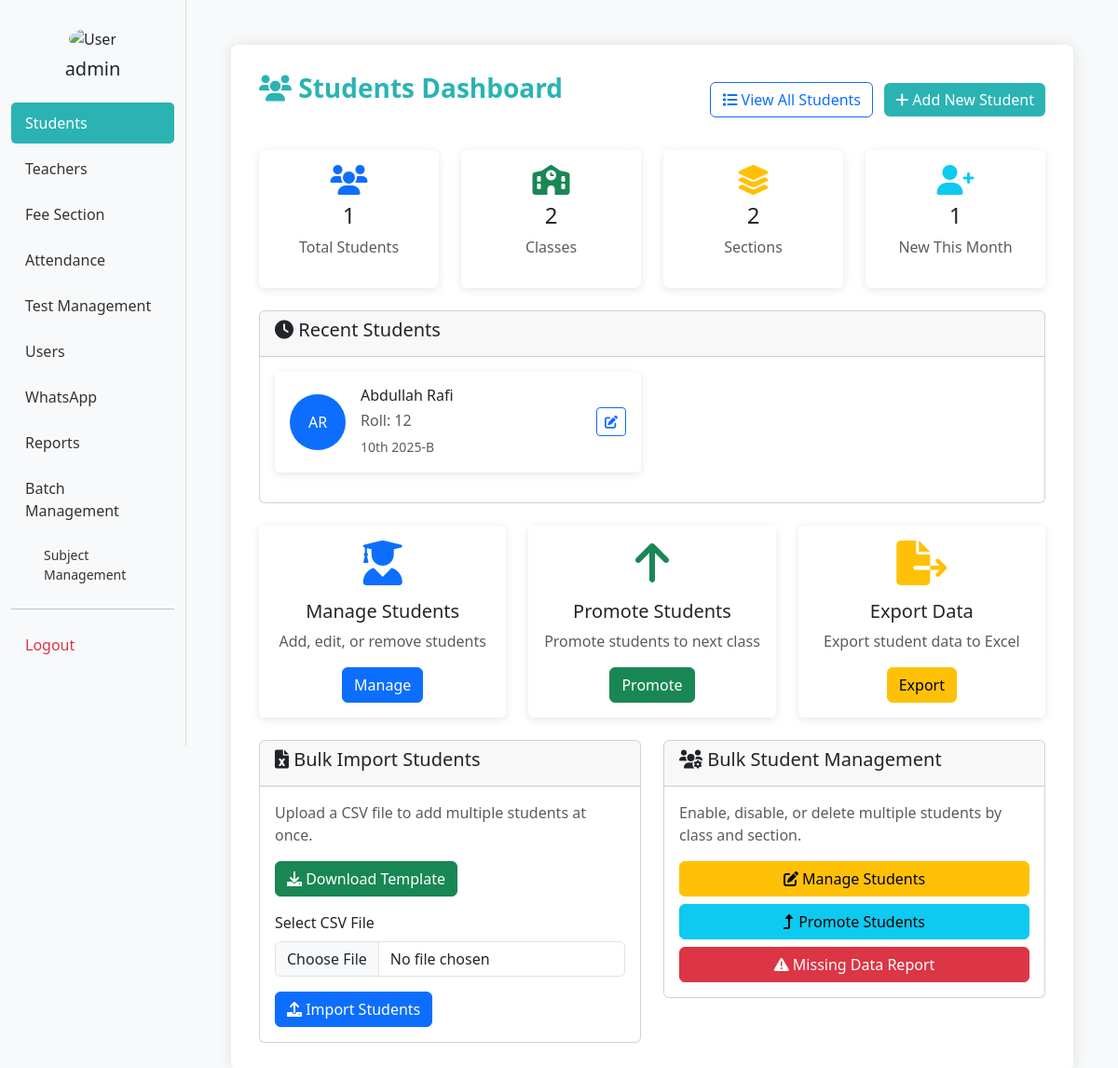
The page /student/ (signed in) on the database as committed earlier.
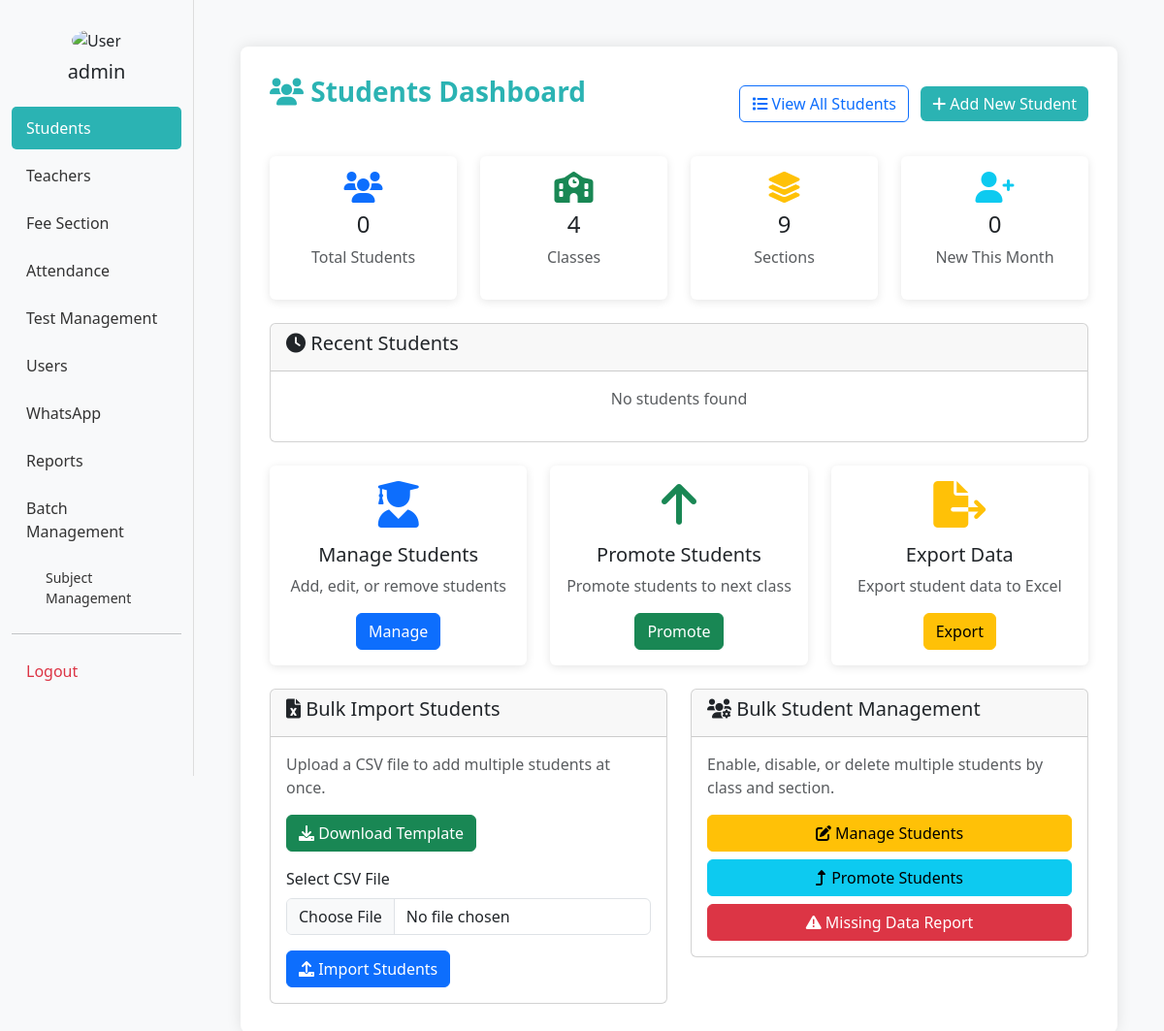
The same page on the database as committed later.
### bri/models.py (models this page shows, shortened)
class Student(models.Model):
    username = models.OneToOneField(Username, on_delete=models.CASCADE, related_name='student_profile')
    std_fname = models.CharField(max_length=20)
    std_lname = models.CharField(max_length=20)
    std_dob = models.DateField()
    std_roll = models.CharField(max_length=20)
    std_class = models.ForeignKey(Class, on_delete=models.CASCADE)
    guardian_name = models.CharField(max_length=100, blank=True)
    guardian_contact1 = PhoneNumberField(blank=True, null=True)
    guardian_contact2 = PhoneNumberField(blank=True, null=True)
    address = models.TextField(blank=True, null=True)
    std_section = models.ForeignKey(Section, on_delete=models.CASCADE, null=True, blank=True)
    gender = models.CharField(max_length=10)
    discount_amount = models.IntegerField(help_text="Discount amount in PKR")
    is_active = models.BooleanField(default=True)
    profile_picture = models.ImageField(upload_to='student_pics/', blank=True, null=True)
    bform = models.CharField(max_length=20, blank=True, null=True)
    created_at = models.DateTimeField(auto_now_add=True)
    class Meta:
        unique_together = ('std_class', 'std_roll')

class Class(models.Model):
    class_name = models.CharField(max_length=15)
    is_active = models.BooleanField(default=True)
    order = models.IntegerField(default=0)
    class Meta:
        ordering = ['order', 'class_name']

class Section(models.Model):
    std_section = models.CharField(max_length=10)
    class_name = models.ForeignKey(Class, on_delete=models.CASCADE, related_name="sections")
    is_active = models.BooleanField(default=True)
    order = models.IntegerField(default=0)
    class Meta:
        ordering = ['order', 'std_section']

### bri/views.py (the view, shortened to what this page needs)
# urls.py: path('student/', views.studentss, name='studentss'),  # Add student
@admin_required
def studentss(request):
    from django.utils import timezone
    print("user_id:", request.session.get('user_id'))
    print("user_role:", request.session.get('user_role'))
    classes = Class.objects.all()
    sections = Section.objects.all()
    total_students = Student.objects.filter(is_active=True).count()
    total_classes = Class.objects.count()
    total_sections = Section.objects.count()
    current_month = timezone.now().month
    current_year = timezone.now().year
    new_admissions = Student.objects.filter(
        is_active=True,
        created_at__month=current_month,
        created_at__year=current_year
    ).count()
    recent_students = Student.objects.filter(is_active=True).order_by('-created_at')[:10]
    students_with_missing_data = []
    all_students = Student.objects.filter(is_active=True).select_related('std_class', 'std_section')
    for student in all_students:
        missing_fields = []
        if not student.guardian_name or student.guardian_name.strip() == '': missing_fields.append('Guardian Name')
        if not student.guardian_contact1 or str(student.guardian_contact1).strip() == '': missing_fields.append('Contact 1')
        if not student.guardian_contact2 or str(student.guardian_contact2).strip() == '': missing_fields.append('Contact 2')
        if not student.address or student.address.strip() == '': missing_fields.append('Address')
        if not student.std_dob or student.std_dob.year == 2000: missing_fields.append('Date of Birth')
        if not student.bform or student.bform.strip() == '': missing_fields.append('B-Form')
        if not hasattr(student, 'profile_picture') or not student.profile_picture: missing_fields.append('Profile Picture')
        if missing_fields:
            contact = None
            if student.guardian_contact1 and str(student.guardian_contact1).strip():
                contact = str(student.guardian_contact1)
            elif student.guardian_contact2 and str(student.guardian_contact2).strip():
                contact = str(student.guardian_contact2)
            students_with_missing_data.append({
                'id': student.id,
                'name': f'{student.std_fname} {student.std_lname}',
                'roll': student.std_roll,
                'class': student.std_class.class_name,
                'section': student.std_section.std_section if student.std_section else 'N/A',
                'missing_fields': missing_fields,
                'contact': contact
            })
    context = {
        'classes': classes,
        'sections': sections,
        'form_data': {},
        'total_students': total_students,
        'total_classes': total_classes,
        'total_sections': total_sections,
        'new_admissions': new_admissions,
        'recent_students': recent_students,
        'students_with_missing_data': students_with_missing_data,
    }
    return render(request, 'students.html', context)

### bri/views.py (called while the page is built)
def admin_required(view_func):
    @wraps(view_func)
    def wrapper(request, *args, **kwargs):
        user_id = request.session.get('user_id')
        user_role = request.session.get('user_role')
        print(f"Admin check - user_id: {user_id}, user_role: {user_role}")
        if not user_id or user_role != 'admin':
            messages.error(request, "You need admin access to view this page.")
            return redirect('admin_dashboard')
        return view_func(request, *args, **kwargs)
    return wrapper

### bri/templates/students.html (shortened to what the changed rows need)
<!DOCTYPE html>
<html lang="en">
<head>
  <link href="https://cdn.jsdelivr.net/npm/bootstrap@5.3.0/dist/css/bootstrap.min.css" rel="stylesheet" />
  <link href="https://cdnjs.cloudflare.com/ajax/libs/font-awesome/6.0.0/css/all.min.css" rel="stylesheet">
</head>
<body>
  <div class="container-fluid">
    <div class="row">
          {% load static %}
      <div class="col-md-10 p-5">
        <div class="form-section">
          <div class="row mb-4">
            <div class="col-md-3">
              <div class="card text-center student-card">
                <div class="card-body">
                  <i class="fas fa-users fa-2x text-primary mb-2"></i>
                  <h4>{{ total_students }}</h4>
                  <p class="text-muted">Total Students</p>
                </div>
              </div>
            </div>
            <div class="col-md-3">
              <div class="card text-center student-card">
                <div class="card-body">
                  <i class="fas fa-school fa-2x text-success mb-2"></i>
                  <h4>{{ total_classes }}</h4>
                  <p class="text-muted">Classes</p>
                </div>
              </div>
            </div>
            <div class="col-md-3">
              <div class="card text-center student-card">
                <div class="card-body">
                  <i class="fas fa-layer-group fa-2x text-warning mb-2"></i>
                  <h4>{{ total_sections }}</h4>
                  <p class="text-muted">Sections</p>
                </div>
              </div>
            </div>
            <div class="col-md-3">
              <div class="card text-center student-card">
                <div class="card-body">
                  <i class="fas fa-user-plus fa-2x text-info mb-2"></i>
                  <h4>{{ new_admissions }}</h4>
                  <p class="text-muted">New This Month</p>
                </div>
              </div>
            </div>
          </div>
          {% block content %}
          <div class="card">
            <div class="card-body">
              <div class="row">
                {% for student in recent_students %}
                <div class="col-md-6 mb-3">
                  <div class="card student-card">
                    <div class="card-body">
                      <div class="d-flex align-items-center">
                        <div class="me-3">
                          {% if student.profile_picture %}
                            <img src="{{ student.profile_picture.url }}" class="student-avatar" alt="Student">
                          {% else %}
                            <div class="student-avatar bg-primary d-flex align-items-center justify-content-center text-white">
                              {{ student.std_fname|first }}{{ student.std_lname|first }}
                            </div>
                          {% endif %}
                        </div>
                        <div class="flex-grow-1">
                          <h6 class="mb-1">{{ student.std_fname }} {{ student.std_lname }}</h6>
                          <p class="text-muted mb-1">Roll: {{ student.std_roll }}</p>
                          <small class="text-muted">{{ student.std_class.class_name }}-{{ student.std_section.std_section }}</small>
                        </div>
                        <div>
                          <a href="{% url 'edit_students' student.id %}" class="btn btn-sm btn-outline-primary">
                            <i class="fas fa-edit"></i>
                          </a>
                        </div>
                      </div>
                    </div>
                  </div>
                </div>
                {% empty %}
                <div class="col-12">
                  <p class="text-muted text-center">No students found</p>
                </div>
                {% endfor %}
              </div>
            </div>
          </div>
          {% endblock %}
        </div>
      </div>
    </div>
  </div>
</body>
</html>

Rows that differ between the two databases and show on the page:
removed Student: std_fname|first "A", std_lname|first "R", std_fname "Abdullah", std_lname "Rafi", std_roll "12", std_class.class_name "10th 2025", std_section.std_section "B"
Other text that changed with them:
{{ total_students }}: "1" → "0"
{{ total_classes }}: "2" → "4"
{{ total_sections }}: "2" → "9"
{{ new_admissions }}: "1" → "0"
text now shown: "No students found"
